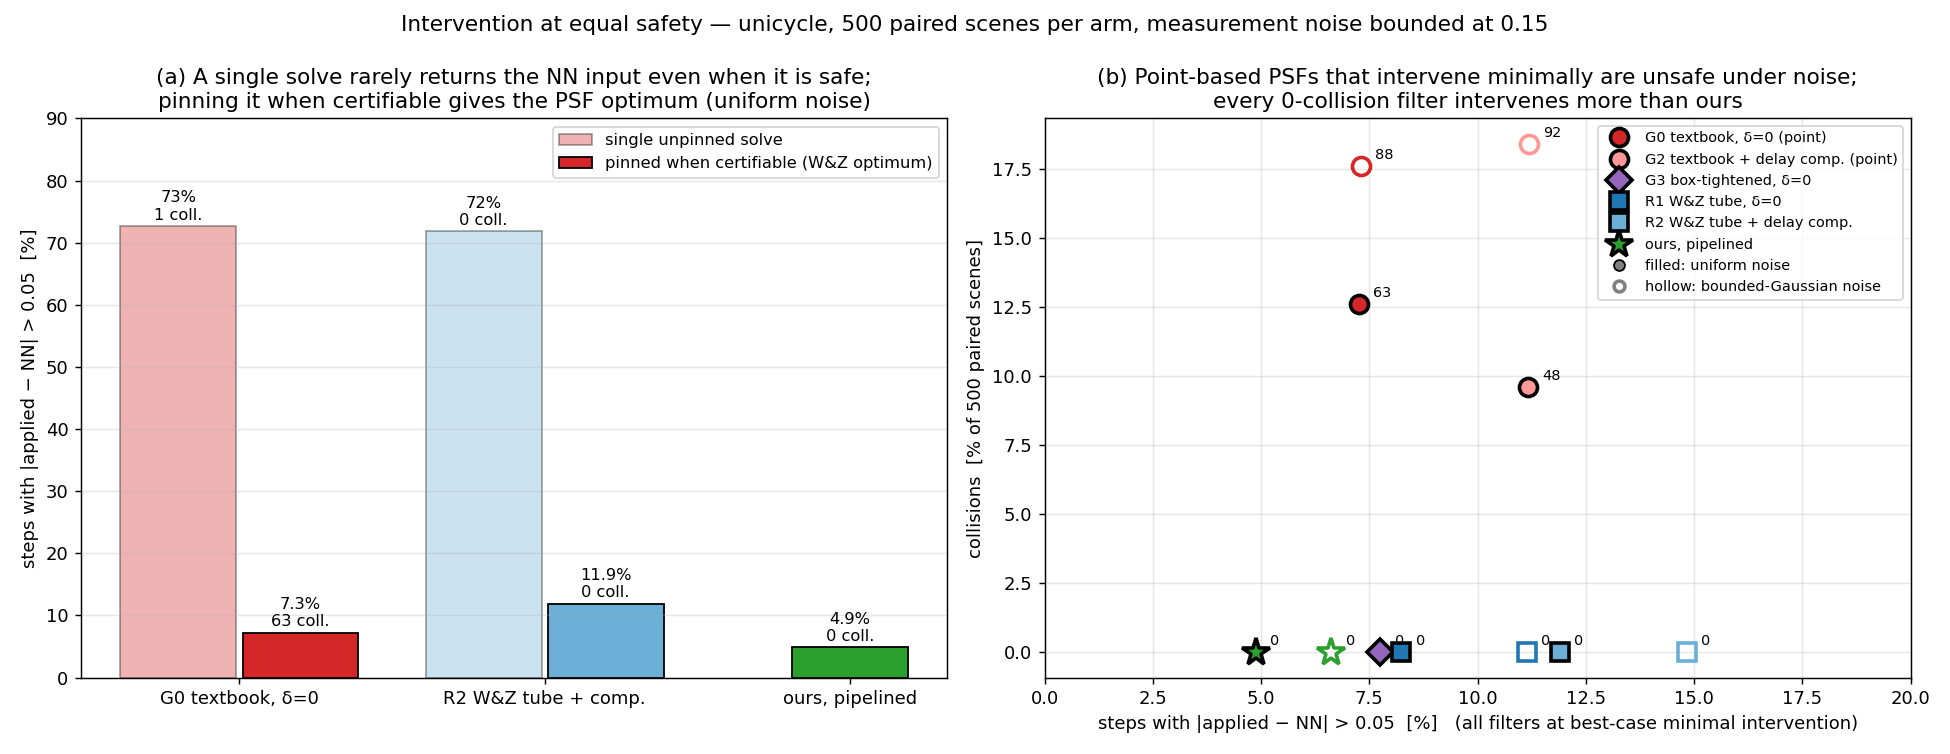

Recreate this plot in Python.
"""Intervention vs safety: ours (alg28) vs literature PSFs with the pin probe
(TTTCARV_GP_PIN=1, best-case minimal intervention), every arm on the textbook
stage-0 cost (rev 7). Reads ~/runs/alg38_textbook, where
both modules count |applied - NN| > THR from the same per-step list.
Writes fig_intervention.png next to this file.
"""
import json
import os

import matplotlib
matplotlib.use('Agg')
import matplotlib.pyplot as plt
import numpy as np

RUNS = os.path.expanduser('~/runs')
OUT = os.path.join(os.path.dirname(os.path.abspath(__file__)), 'fig_intervention.png')


THR = '0.05'   # identical for every arm; ours is flat in THR, see alg29_results.md rev 6


def load(path, ours=False):
    T = json.load(open(os.path.join(RUNS, path)))['trials']
    p = '' if ours else 'gp_'
    n = sum(t[p + 'u_diff_len'] for t in T)
    k = sum(t[p + 'u_diff_gt'][THR] for t in T)
    return 100 * k / n, sum(t['collision'] for t in T)


ARMS = [  # label, colour, marker, uniform path, trunc path, ours?
    ('G0 textbook, δ=0 (point)', '#d62728', 'o', 'alg38_textbook/fp_u_g0_unif_pin.json', 'alg38_textbook/fp_u_g0_trunc_pin.json', False),
    ('G2 textbook + delay comp. (point)', '#ff9896', 'o', 'alg38_textbook/fp_u_g2_0.1_unif_pin.json', 'alg38_textbook/fp_u_g2_0.1_trunc_pin.json', False),
    ('G3 box-tightened, δ=0', '#9467bd', 'D', 'alg38_textbook/fp_u_g3_0.0_unif_pin.json', None, False),
    ('R1 W&Z tube, δ=0', '#1f77b4', 's', 'alg38_textbook/fp_u_r1_0.0_unif_pin.json', 'alg38_textbook/fp_u_r1_0.0_trunc_pin.json', False),
    ('R2 W&Z tube + delay comp.', '#6baed6', 's', 'alg38_textbook/fp_u_r2_0.1_unif_pin.json', 'alg38_textbook/fp_u_r2_0.1_trunc_pin.json', False),
    ('ours, pipelined', '#2ca02c', '*', 'alg38_textbook/fp_u_ours_pipe.json', 'alg38_textbook/fp_u_ours_pipe_trunc.json', True),
]

fig, ax = plt.subplots(1, 2, figsize=(15, 5.8))

# (a) the cost-design artefact: unpinned vs pinned
pairs = [('G0', 'alg38_textbook/fp_u_g0_unif_nopin.json', 'alg38_textbook/fp_u_g0_unif_pin.json', '#d62728'),
         ('R2', 'alg38_textbook/fp_u_r2_0.1_unif_nopin.json', 'alg38_textbook/fp_u_r2_0.1_unif_pin.json', '#6baed6')]
for i, (lab, a, b, col) in enumerate(pairs):
    (ra, ca), (rb, cb) = load(a), load(b)
    ax[0].bar(i - 0.2, ra, 0.38, color=col, alpha=.35, edgecolor='k', label='single unpinned solve' if i == 0 else None)
    ax[0].bar(i + 0.2, rb, 0.38, color=col, edgecolor='k', label='pinned when certifiable (W&Z optimum)' if i == 0 else None)
    ax[0].text(i - 0.2, ra + 1, f'{ra:.0f}%\n{ca} coll.', ha='center', fontsize=9)
    ax[0].text(i + 0.2, rb + 1, f'{rb:.1f}%\n{cb} coll.', ha='center', fontsize=9)
ro, co = load('alg38_textbook/fp_u_ours_pipe.json', True)
ax[0].bar(2, ro, 0.38, color='#2ca02c', edgecolor='k')
ax[0].text(2, ro + 1, f'{ro:.1f}%\n{co} coll.', ha='center', fontsize=9)
ax[0].set_xticks([0, 1, 2], ['G0 textbook, δ=0', 'R2 W&Z tube + comp.', 'ours, pipelined'])
ax[0].set_ylabel('steps with |applied − NN| > 0.05  [%]')
ax[0].set_ylim(0, 90)
ax[0].set_title('(a) A single solve rarely returns the NN input even when it is safe;\n'
                'pinning it when certifiable gives the PSF optimum (uniform noise)')
ax[0].legend(fontsize=9)
ax[0].grid(alpha=.3, axis='y')

# (b) the trade-off: intervention vs collisions
for lab, col, mk, pu, pt, ours in ARMS:
    for path, fill, law in ((pu, True, 'uniform'), (pt, False, 'bounded Gaussian')):
        if path is None:
            continue
        r, c = load(path, ours)
        ax[1].plot(r, 100 * c / 500, mk, ms=16 if mk == '*' else 10, color=col,
                   mfc=col if fill else 'none', mew=2, mec=col if not fill else 'k',
                   label=lab if fill else None)
        ax[1].annotate(f'{c}', (r, 100 * c / 500), textcoords='offset points', xytext=(8, 4), fontsize=8)
ax[1].plot([], [], 'o', color='gray', mfc='gray', mec='k', label='filled: uniform noise')
ax[1].plot([], [], 'o', color='gray', mfc='none', mew=2, label='hollow: bounded-Gaussian noise')
ax[1].set_xlabel('steps with |applied − NN| > 0.05  [%]   (all filters at best-case minimal intervention)')
ax[1].set_ylabel('collisions  [% of 500 paired scenes]')
ax[1].set_title('(b) Point-based PSFs that intervene minimally are unsafe under noise;\n'
                'every 0-collision filter intervenes more than ours')
ax[1].grid(alpha=.3)
ax[1].legend(fontsize=8, loc='upper right')
ax[1].set_xlim(0, 20)

fig.suptitle('Intervention at equal safety — unicycle, 500 paired scenes per arm, measurement noise bounded at 0.15', fontsize=12)
fig.tight_layout()
fig.savefig(OUT, dpi=130)
print(OUT)
